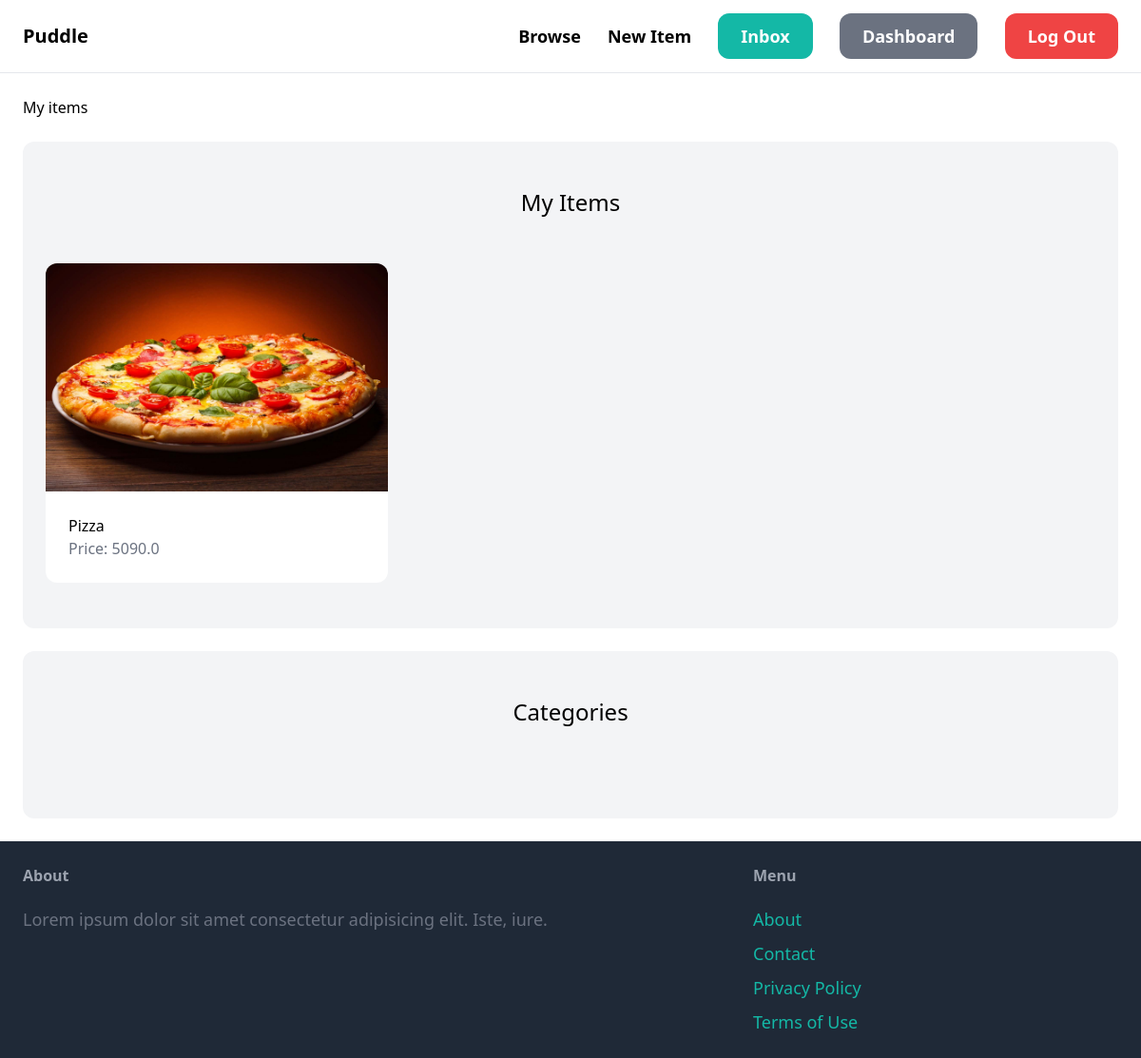
/dashboard// (signed in), run on the app's committed database.
### items/models.py (models this page shows)
class Item(models.Model):
    category = models.ForeignKey(Category,related_name='items',on_delete=models.CASCADE)
    name = models.CharField(max_length=255)
    description = models.TextField(blank=True,null=True)
    price = models.FloatField()
    image = models.ImageField(upload_to='item_images',blank=True,null=True)
    is_sold = models.BooleanField(default=False)
    created_by = models.ForeignKey(User,related_name='items',on_delete=models.CASCADE)
    created_at = models.DateTimeField(auto_now_add = True)

### dashboard/views.py (the view)
# urls.py: path('',views.index,name='index'),
@login_required
def index(request):
    items = Item.objects.filter(created_by = request.user)
    return render(request,'dashboard/index.html',{
        'items' : items,
    })

### dashboard/templates/dashboard/index.html (shortened to what this page needs)
{% extends 'main.html' %} {% block content %}
<h1>My items</h1>
<div class="mt-6 px-6 py-12 bg-gray-100 rounded-xl">
  <h2 class="mb-12 text-2xl text-center">My Items</h2>
  <div class="grid grid-cols-3 gap-3">
    {% for item in items %}
    <div>
      <a href="{% url 'items:detail' item.id %}">
        <div>
          <img src="{{ item.image.url }}" class="rounded-t-xl" alt="" />
        </div>
        <div class="p-6 bg-white rounded-b-xl">
          <h2 class="test-2xl">{{ item.name }}</h2>
          <p class="text-gray-500">Price: {{ item.price }}</p>
        </div>
      </a>
    </div>
    {% endfor %}
  </div>
</div>
<div class="mt-6 px-6 py-12 bg-gray-100 rounded-xl">
  <h2 class="mb-12 text-2xl text-center">Categories</h2>
</div>
{%endblock%}

### data on the page
Item: image (picture), name "Pizza", price "5090.0"
